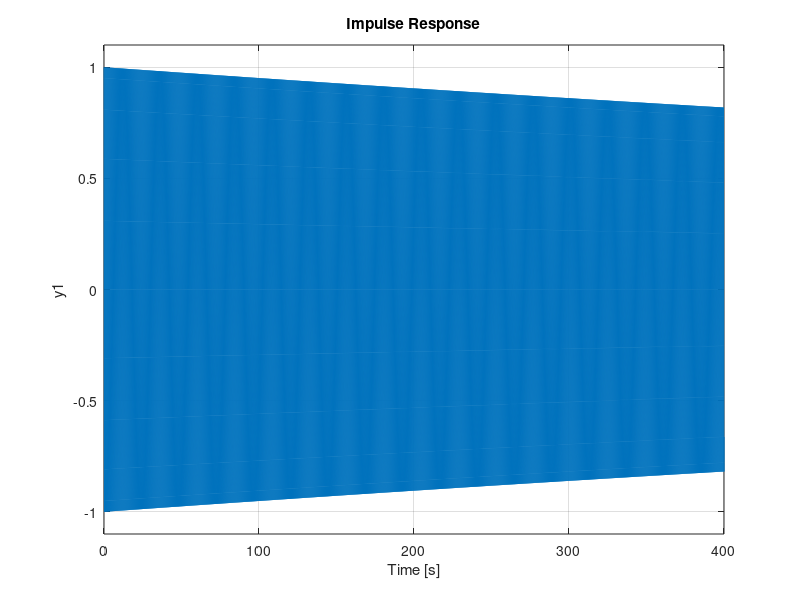
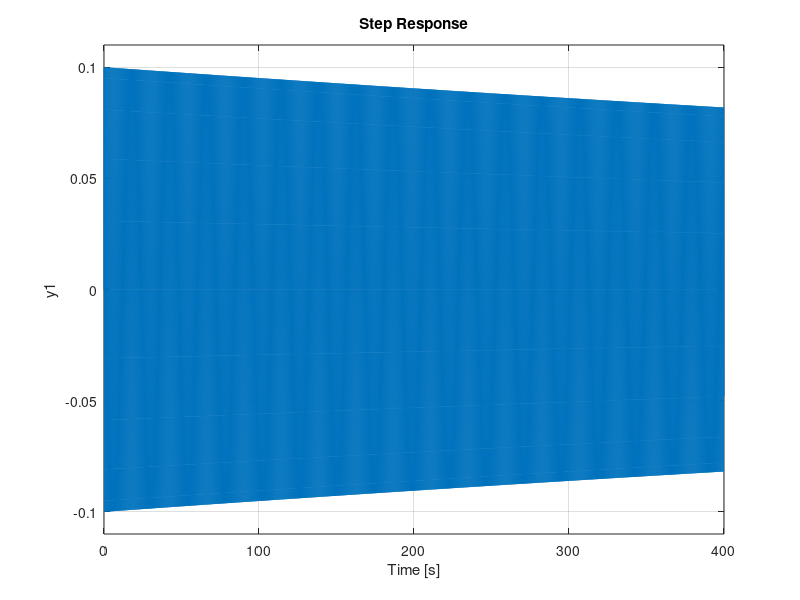

Write the MATLAB code that produced these figures, in order. (Note: this script raises an error after producing the figures.)
clc;clear all;
num = [1 0];
dem = [1 0.001 100];
sys = tf(num,dem)
[A,B,C,D] = tf2ss(num,dem)
figure,impulse(sys)
figure,step(sys)
stepinfo(sys)
figure,margin(sys)
fb = bandwidth(sys)